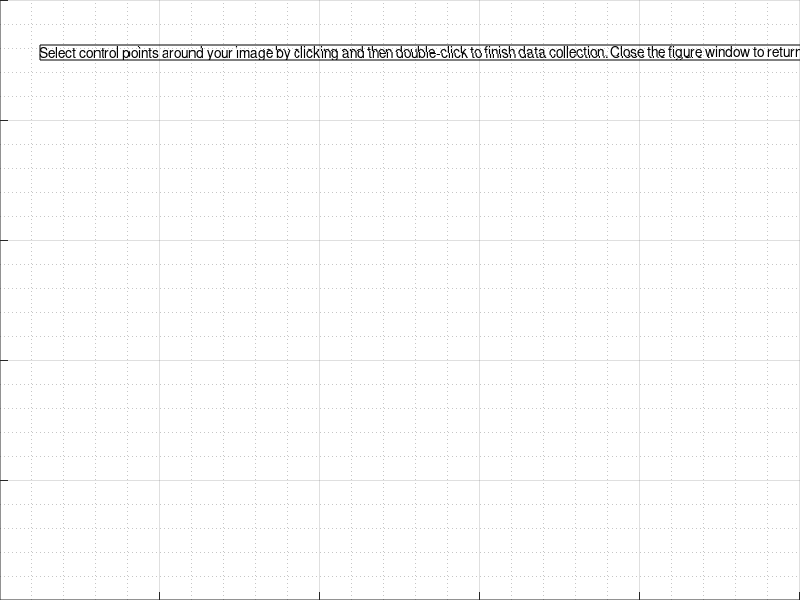

The MATLAB script that drew this image: (Note: this script raises an error after producing the figure.)
function [x,y] = CollectData()
% figure('position',get(0,'screensize'))
% figure("WindowState","maximized")
figure
axes('position',[0 0 1 1])
grid on
grid minor
str = ["Select control points around your image by clicking and then double-click ", ...
    "to finish data collection. Close the figure window to return to the script."];
annotation("textbox",[.05 .9 .1 .1],"String",str,"FitBoxToText","on")
ax = gca;
roi = drawpolygon(ax);
x = roi.Position(:,1);
y = roi.Position(:,2);
end
